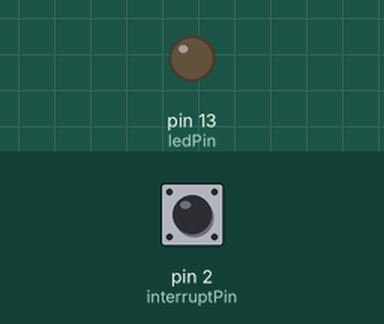
A sketch run on a simulated Arduino Uno, built with avr-gcc and run on an emulated ATmega328P. Shown: output pins drawn as LEDs (lit = HIGH). Inputs (shaded band) come from the test bench; at power-on: pin 2 (interruptPin) HIGH. What the sketch prints to the serial monitor is not drawn.

Above: at 1.2 s.
1.3 s: pin 2 (interruptPin) pulled LOW for 0.15 s
At 2.4 s:
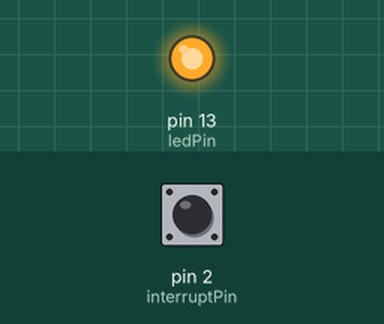
2.9 s: pin 2 (interruptPin) pulled LOW for 1 s
At 4.8 s:
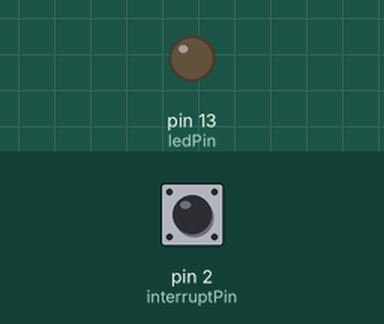
5.4 s: pin 2 (interruptPin) pulled LOW for 3.2 s
At 9.6 s:
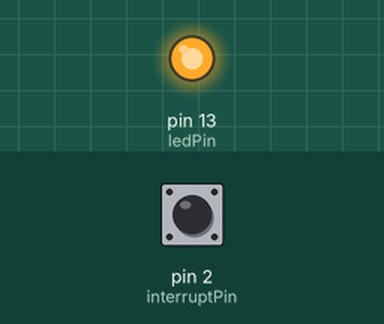
Timing chart, 0 to 11.1 s (numbered marks = the images above; inputs shaded):
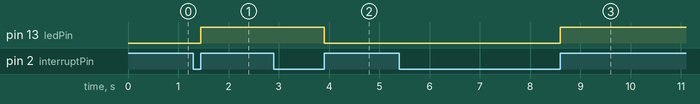

Measured:
- after the input at 1.3 s, pin 13 (ledPin): LOW → HIGH after 0.15 s
- after the input at 2.9 s, pin 13 (ledPin): HIGH → LOW after 1.0 s
- after the input at 5.4 s, pin 13 (ledPin): LOW → HIGH after 3.2 s

The sketch:

mechanical_rain-sep13_2023_firstsuccess_.ino
```cpp
unsigned long startMillis;  //some global variables available anywhere in the program
unsigned long currentMillis;
const unsigned long period = 60000;  //the value is a number of milliseconds
const byte ledPin = 13;    //using the built in LED
const byte interruptPin = 2;
volatile byte state = LOW;
int count=0;
void counting();
int totalcount;
int flag;

void blink() {
  state = !state;
  flag++;
}


void setup()
{
  Serial.begin(9600);  //start Serial in case we need to print debugging info
  pinMode(ledPin, OUTPUT);
  startMillis = millis();
  pinMode(interruptPin, INPUT_PULLUP);
  attachInterrupt(digitalPinToInterrupt(interruptPin), blink, RISING);
}

void loop()
{
digitalWrite(ledPin, state);

  int rain_count=+flag;
  Serial.println(rain_count);
  currentMillis = millis();  //get the current "time" (actually the number of milliseconds since the program started)
  if (currentMillis - startMillis >= period)  //test whether the period has elapsed
  {
    int total_rain=flag;
    int avg_rain_count=total_rain/60;
    int rain=total_rain*0.28;
    int avg_rain =avg_rain_count*0.28;

   flag=0;//digitalWrite(ledPin, !digitalRead(ledPin));  //if so, change the state of the LED.  Uses a neat trick to change the state
    startMillis = currentMillis;  //IMPORTANT to save the start time of the current LED state.
  }
}
```
